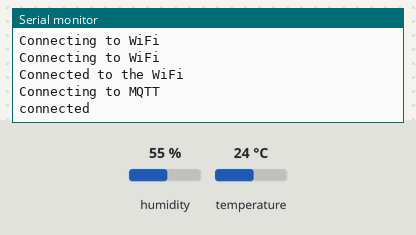
The sketch below on a simulated ESP8266 (NodeMCU). Shown: the last lines printed to the serial monitor. Inputs (shaded band) come from the test bench; at power-on: humidity 55 %, temperature 24 °C. WiFi joins after 1.5 s; servers stay silent unless stated; no MQTT or app messages arrive unless stated.

Above: at 3.4 s.
3.5 s: humidity set to 22 %
At 12.9 s:
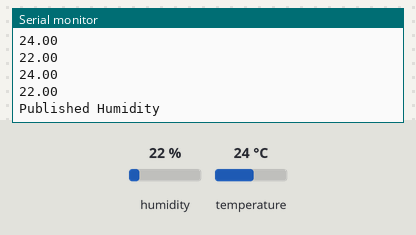
18.5 s: temperature set to 12 °C
At 28.1 s:
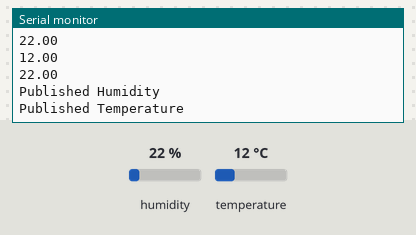
33.5 s: humidity set to 40 %
At 38.0 s:
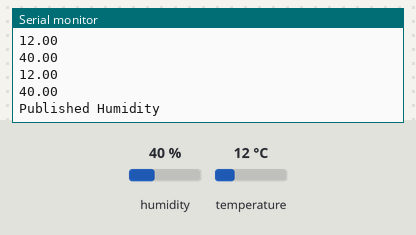
Timing chart, 0 to 39.5 s (numbered marks = the images above; inputs shaded):
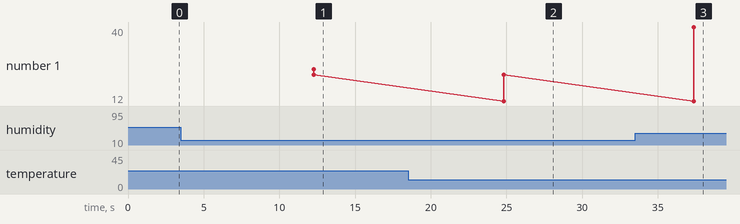

Measured:
- after the input at 3.5 s, the serial monitor: prints a new line after 8.8 s (image 1)
- after the input at 18.5 s, the serial monitor: prints a new line after 6.3 s (image 2)
- after the input at 33.5 s, the serial monitor: prints a new line after 3.9 s (image 3)
- plotted number 1: 22 → 40 after the input at 33.5 s

The sketch:

temperature_mqqt.ino.ino
```cpp
//These are the libraries we need. One makes the wifi connection process much easier. One connects to the MQTT server. The last one is just a manufacturer library
//for temperature sensor.
#include <ESP8266WiFi.h>
#include <PubSubClient.h>
#include <DHTesp.h>
DHTesp dht;
WiFiClient espClient;
PubSubClient client(espClient);

//These are the details for my Wifi and MQTT so it can connect.
const char* ssid = "Maheshwari1";
const char* password =  "Hy3erabad";
const char* mqttServer = "broker.emqx.io";
const int mqttPort = 1883;
const char* mqttUser = "admin";
const char* mqttPassword = "hivemq";

// variables for float to string conversions later
String temp_str;
String hum_str;
char temp[50];
char hum[50];

//This is the master delay that controls the cycle of the main loop
const int master_delay = 10000;

void setup() {

  Serial.begin(9600);
  dht.setup(14, DHTesp::DHT11); // GPIO14 setup for temperature sensor

  WiFi.begin(ssid, password); // connect to Wifi
 //Just waits for Wifi to be connected before continuing
  while (WiFi.status() != WL_CONNECTED) {
    delay(1100);
    Serial.println("Connecting to WiFi");
  }
  Serial.println("Connected to the WiFi");
 //connects to MQTT and sets the function that is called when a message is recieved.
  client.setServer(mqttServer, mqttPort);
  client.setCallback(callback);
 //Waits for MQTT to be connected before continuing
  while (!client.connected()) {
    Serial.println("Connecting to MQTT");

    if (client.connect("ESP8266Client" )) {

      Serial.println("connected");

    } else {
      Serial.print(client.state());
      delay(2000);

    }
  }
}

void reconnect() {
  // Loop until we're reconnected
  while (!client.connected()) {
    Serial.print("Attempting MQTT connection");
    // Attempt to connect
    if (client.connect("ESP8266Client")) {
      Serial.println("connected");
      // Once connected, it publishes to a randomn topic and subscribes to a randomn topic to inialize the setup and makesure everything is working
      client.publish("randomn23/54", "hello world");
      client.subscribe("randomn/123/3245");
    } else {
      Serial.print("failed, rc=");
      Serial.print(client.state());
      // Wait 5 seconds before retrying
      delay(5000);
    }
  }
}
//The callback function is the function that is called when a message is recieved. This isn't really necessary here since this will be used as a outgoing module only.
//Nice to have if any future features is added. Such as response from the base or a display that shows the set temperature.
void callback(char* topic, byte* payload, unsigned int length) {

  Serial.print("Topic: ");
  Serial.println(topic);

  Serial.print("Message:");
  for (int i = 0; i < length; i++) {
    Serial.print((char)payload[i]);
  }

  Serial.println();
  Serial.println("______________________");

}

void loop() {
  //checks if mqqt is connected and if not, it uses the reconnect function.
  if (!client.connected()) {
    reconnect();
  }
  //This begins the listening process after the recconect if there has been one. Not necessary right now but could be needed.
  client.loop();
  //This is the master delay and it controls the
  delay(master_delay);
  //Gets temp and humidity values from the sensors
  float humidity = dht.getHumidity();
  float temperature = dht.getTemperature();
  Serial.print("Status: ");
  Serial.print(dht.getStatusString());
  Serial.print("\t");
  Serial.print("Humidity (%): ");
  Serial.print(humidity, 1);
  Serial.print("\t");
  Serial.print("Temperature (C): ");
  Serial.print(temperature, 1);
  Serial.print("\t");
  Serial.println();
  //Converting from float to string. MQTT only accepts string values so a conversion must be done.
  temp_str = String(temperature);
  temp_str.toCharArray(temp, temp_str.length() + 1);

  hum_str = String(humidity);
  hum_str.toCharArray(hum, hum_str.length() + 1);


  Serial.println(temp);
  Serial.println(hum);
  Serial.println(temp_str);
  Serial.println(hum_str);

  //Publish all of these values to the MQTT which will than be processed by the python script
  client.publish("esp/hum1",hum);
  Serial.println("Published Humidity");
  delay(2500);
  client.publish("esp/temp1",temp);
  Serial.println("Published Temperature");
}
```
